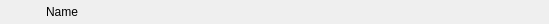
<?xml version="1.0" encoding="UTF-8"?>
<ui version="4.0">
 <class>StockTableItemWidget</class>
 <widget class="QWidget" name="StockTableItemWidget">
  <property name="geometry">
   <rect>
    <x>0</x>
    <y>0</y>
    <width>549</width>
    <height>24</height>
   </rect>
  </property>
  <layout class="QHBoxLayout" name="horizontalLayout">
   <property name="spacing">
    <number>2</number>
   </property>
   <property name="leftMargin">
    <number>2</number>
   </property>
   <property name="topMargin">
    <number>0</number>
   </property>
   <property name="rightMargin">
    <number>2</number>
   </property>
   <property name="bottomMargin">
    <number>0</number>
   </property>
   <item>
    <widget class="QLabel" name="logoLabel">
     <property name="minimumSize">
      <size>
       <width>24</width>
       <height>24</height>
      </size>
     </property>
     <property name="maximumSize">
      <size>
       <width>24</width>
       <height>24</height>
      </size>
     </property>
     <property name="text">
      <string/>
     </property>
     <property name="scaledContents">
      <bool>true</bool>
     </property>
    </widget>
   </item>
   <item>
    <widget class="QLabel" name="lockLabel">
     <property name="minimumSize">
      <size>
       <width>16</width>
       <height>16</height>
      </size>
     </property>
     <property name="maximumSize">
      <size>
       <width>16</width>
       <height>16</height>
      </size>
     </property>
     <property name="toolTip">
      <string>For qual investor only</string>
     </property>
     <property name="text">
      <string/>
     </property>
     <property name="pixmap">
      <pixmap resource="../../../../../Resources.qrc">:/assets/images/lock.png</pixmap>
     </property>
     <property name="scaledContents">
      <bool>true</bool>
     </property>
    </widget>
   </item>
   <item>
    <widget class="QLabel" name="nameLabel">
     <property name="text">
      <string notr="true">Name</string>
     </property>
    </widget>
   </item>
   <item>
    <spacer name="horizontalSpacer">
     <property name="orientation">
      <enum>Qt::Orientation::Horizontal</enum>
     </property>
     <property name="sizeHint" stdset="0">
      <size>
       <width>0</width>
       <height>20</height>
      </size>
     </property>
    </spacer>
   </item>
  </layout>
 </widget>
 <resources>
  <include location="../../../../../Resources.qrc"/>
 </resources>
 <connections/>
</ui>
